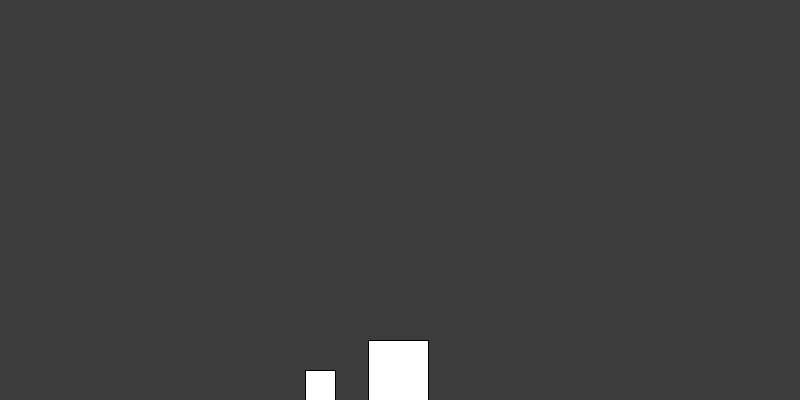
Frame 1 (no input)
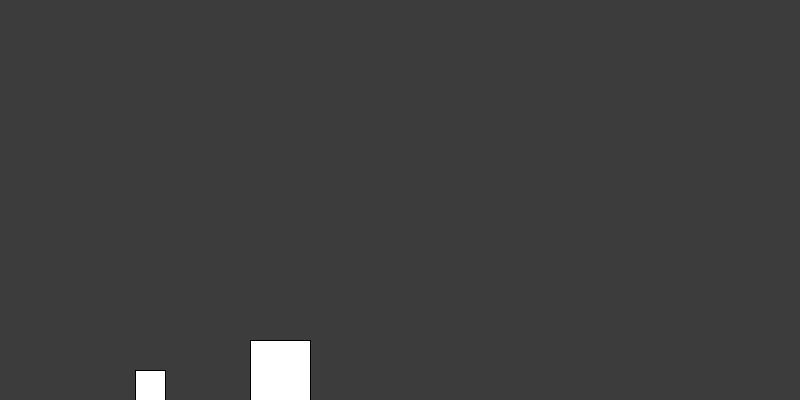
Frame 60 (the mouse pressed at the canvas centre just before this capture)
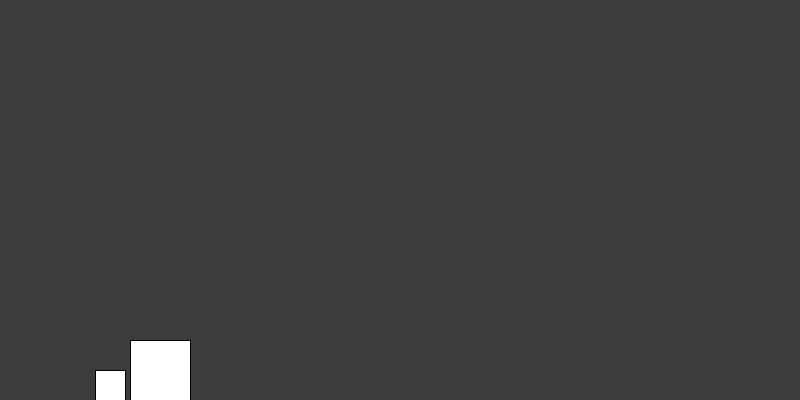
Frame 120 (the mouse held since frame 60 and released just before this capture)

The Processing sketch that drew these frames (run headless with seeded random() and noise(); from frame 60 on, the mouse is pressed at the canvas centre):

// Processing sketch: collision
// ── collision.pde
//determining value of pi using collision

float SIDE_B = 60.0;
float SIDE_S = 30.0;
double M_RATIO = 10000000000.0;
box boxB;
box boxS;
int count = 0;
int timestep = 10000;
void setup(){
  size(800,400);
  frameRate(40);
  rectMode(CENTER);
  boxB = new box(SIDE_B, M_RATIO, -2.0);
  boxS = new box(SIDE_S, 1.0, 0.0);
  boxB.posx = 400.0;
  boxS.posx = 320.0;

}
void draw(){
  background(60);
  for(int i = 0; i<timestep; i++){
  //implement the collision
  if (/*(boxS.vel<=0 && boxB.vel<=0) && */(boxS.posx + SIDE_S/2 >= boxB.posx - SIDE_B/2)){
    double u1 = boxS.vel;
    double u2 = boxB.vel;
    double r = M_RATIO;
    //println("collision");
    boxB.vel = (2*u1+u2*(r-1))/(r+1);
    boxS.vel = (2*r*u2-u1*(r-1))/(r+1);
    count++;
    }

    else if ((boxS.posx - SIDE_S/2)<=0.0){
    boxS.vel *= (-1);
    count++;
    }
    boxB.posx += boxB.vel/(float)timestep;
    boxS.posx += boxS.vel/(float)timestep;
  }
  //boxB.posx += boxB.vel*frameRate;
  //boxS.posx += boxS.vel*frameRate;
  boxB.show(boxB.posx);
  boxS.show(boxS.posx);
  println(count);



}

class box{
  double edge, mass, vel, posx, posy;
  box(double edge, double mass, double vel){
    this.edge = edge;
    this.vel = vel;
    this.mass = mass;
  }
  void show(double posx){
    this.posx = posx;
    square((float)this.posx, (float)(height-this.edge/2), (float)this.edge);
  }
}
